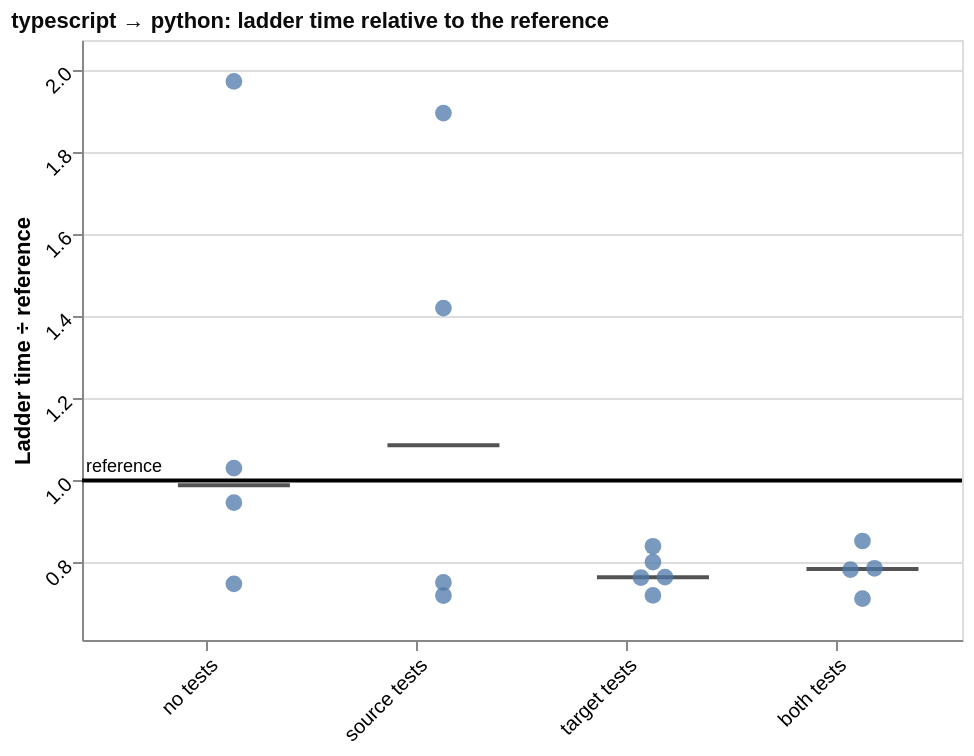

Write the Vega-Lite specification saved for this chart.
### Vega-Lite specification from a JSON file in a GitHub repository (floating-point values rounded to 4 significant figures)
{"config": {"view": {"continuousWidth": 300, "continuousHeight": 300}, "axis": {"labelAngle": -45}}, "layer": [{"data": {"name": "data-580a46a7f2152375b08d86dd0a449b02"}, "mark": {"type": "tick", "color": "#0b0b0b", "opacity": 0.7, "size": 56, "thickness": 2}, "encoding": {"x": {"field": "condition", "sort": ["no tests", "source tests", "target tests", "both tests"], "title": null, "type": "nominal"}, "xOffset": {"field": "nudge", "scale": {"domain": [-2, 2], "range": [31.0, 79.0]}, "title": null, "type": "quantitative"}, "y": {"field": "value", "scale": {"domain": [0.6115, 2.073], "nice": false}, "title": "Ladder time ÷ reference", "type": "quantitative"}}}, {"data": {"name": "data-f7d490249c51e770f621fa97884bdf05"}, "mark": {"type": "point", "filled": true, "opacity": 0.75, "size": 70}, "encoding": {"tooltip": [{"field": "port", "title": "run", "type": "nominal"}, {"field": "value", "format": ".2f", "title": "ladder time ÷ reference", "type": "quantitative"}, {"field": "ladder_rungs_completed", "title": "rungs completed", "type": "quantitative"}, {"field": "ladder_total_ms", "format": ",.1f", "title": "total ms", "type": "quantitative"}], "x": {"field": "condition", "sort": ["no tests", "source tests", "target tests", "both tests"], "title": null, "type": "nominal"}, "xOffset": {"field": "nudge", "scale": {"domain": [-2, 2], "range": [31.0, 79.0]}, "title": null, "type": "quantitative"}, "y": {"field": "value", "scale": {"domain": [0.6115, 2.073], "nice": false}, "title": "Ladder time ÷ reference", "type": "quantitative"}}}, {"data": {"name": "data-a630986baac081710e889288b28dd2bb"}, "mark": {"type": "rule", "color": "black", "strokeWidth": 2}, "encoding": {"y": {"field": "value", "scale": {"domain": [0.6115, 2.073], "nice": false}, "title": "Ladder time ÷ reference", "type": "quantitative"}}}, {"data": {"name": "data-a630986baac081710e889288b28dd2bb"}, "mark": {"type": "text", "align": "left", "baseline": "bottom", "dy": -2, "fontSize": 9}, "encoding": {"text": {"field": "label", "type": "nominal"}, "x": {"value": 2}, "y": {"field": "value", "scale": {"domain": [0.6115, 2.073], "nice": false}, "title": "Ladder time ÷ reference", "type": "quantitative"}}}], "height": 300, "title": {"text": "typescript → python: ladder time relative to the reference", "anchor": "start", "color": "#0b0b0b", "fontSize": 11}, "width": 440, "$schema": "https://vega.github.io/schema/vega-lite/v6.4.1.json", "datasets": {"data-580a46a7f2152375b08d86dd0a449b02": [{"condition": "no tests", "value": 0.9882, "nudge": 0.0}, {"condition": "source tests", "value": 1.086, "nudge": 0.0}, {"condition": "target tests", "value": 0.7645, "nudge": 0.0}, {"condition": "both tests", "value": 0.7846, "nudge": 0.0}], "data-f7d490249c51e770f621fa97884bdf05": [{"run_id": "20260908T234247Z_2da5a2c0", "condition": "no tests", "ladder_rungs_completed": 16, "ladder_total_ms": 416.1, "value": 1.03, "reference": 1.0, "port": "2da5a2c0", "nudge": 0.0}, {"run_id": "20260909T015142Z_f8ca89ff", "condition": "no tests", "ladder_rungs_completed": 16, "ladder_total_ms": 409.9, "value": 0.9463, "reference": 1.0, "port": "f8ca89ff", "nudge": 0.0}, {"run_id": "20260909T035041Z_2d7fbef6", "condition": "no tests", "ladder_rungs_completed": 16, "ladder_total_ms": 370.1, "value": 0.7483, "reference": 1.0, "port": "2d7fbef6", "nudge": 0.0}, {"run_id": "20260909T140517Z_670261ce", "condition": "no tests", "ladder_rungs_completed": 18, "ladder_total_ms": 20950.0, "value": 1.972, "reference": 1.0, "port": "670261ce", "nudge": 0.0}, {"run_id": "20260909T013603Z_054a84ca", "condition": "source tests", "ladder_rungs_completed": 16, "ladder_total_ms": 359.5, "value": 0.7198, "reference": 1.0, "port": "054a84ca", "nudge": 0.0}, {"run_id": "20260909T134433Z_3f62598c", "condition": "source tests", "ladder_rungs_completed": 16, "ladder_total_ms": 366.2, "value": 0.7517, "reference": 1.0, "port": "3f62598c", "nudge": 0.0}, {"run_id": "20260909T154949Z_461ef9c5", "condition": "source tests", "ladder_rungs_completed": 16, "ladder_total_ms": 496.0, "value": 1.42, "reference": 1.0, "port": "461ef9c5", "nudge": 0.0}, {"run_id": "20260909T190508Z_7c1544c0", "condition": "source tests", "ladder_rungs_completed": 16, "ladder_total_ms": 575.0, "value": 1.895, "reference": 1.0, "port": "7c1544c0", "nudge": 0.0}, {"run_id": "20260909T012246Z_fbe56704", "condition": "target tests", "ladder_rungs_completed": 16, "ladder_total_ms": 372.7, "value": 0.7645, "reference": 1.0, "port": "fbe56704", "nudge": 0.5}, {"run_id": "20260909T032340Z_f01d5496", "condition": "target tests", "ladder_rungs_completed": 16, "ladder_total_ms": 364.3, "value": 0.7201, "reference": 1.0, "port": "f01d5496", "nudge": 0.0}, {"run_id": "20260909T133702Z_8305aa82", "condition": "target tests", "ladder_rungs_completed": 16, "ladder_total_ms": 388.2, "value": 0.8398, "reference": 1.0, "port": "8305aa82", "nudge": 0.0}, {"run_id": "20260909T154334Z_609edff1", "condition": "target tests", "ladder_rungs_completed": 16, "ladder_total_ms": 369.7, "value": 0.7637, "reference": 1.0, "port": "609edff1", "nudge": -0.5}, {"run_id": "20260909T185402Z_14873f98", "condition": "target tests", "ladder_rungs_completed": 16, "ladder_total_ms": 379.6, "value": 0.8012, "reference": 1.0, "port": "14873f98", "nudge": 0.0}, {"run_id": "20260909T011452Z_9f286468", "condition": "both tests", "ladder_rungs_completed": 16, "ladder_total_ms": 372.3, "value": 0.7861, "reference": 1.0, "port": "9f286468", "nudge": 0.5}, {"run_id": "20260909T132655Z_2a16d72b", "condition": "both tests", "ladder_rungs_completed": 16, "ladder_total_ms": 391.4, "value": 0.8526, "reference": 1.0, "port": "2a16d72b", "nudge": 0.0}, {"run_id": "20260909T153339Z_9de9fd66", "condition": "both tests", "ladder_rungs_completed": 16, "ladder_total_ms": 379.5, "value": 0.783, "reference": 1.0, "port": "9de9fd66", "nudge": -0.5}, {"run_id": "20260909T184722Z_089a4294", "condition": "both tests", "ladder_rungs_completed": 16, "ladder_total_ms": 365.2, "value": 0.7123, "reference": 1.0, "port": "089a4294", "nudge": 0.0}], "data-a630986baac081710e889288b28dd2bb": [{"value": 1.0, "label": "reference"}]}}
